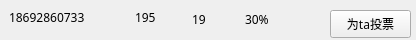
<?xml version="1.0" encoding="UTF-8"?>
<ui version="4.0">
 <class>userview</class>
 <widget class="QWidget" name="userview">
  <property name="geometry">
   <rect>
    <x>0</x>
    <y>0</y>
    <width>416</width>
    <height>40</height>
   </rect>
  </property>
  <property name="font">
   <font>
    <family>楷体</family>
   </font>
  </property>
  <property name="windowTitle">
   <string>Form</string>
  </property>
  <widget class="QLabel" name="phone">
   <property name="geometry">
    <rect>
     <x>9</x>
     <y>9</y>
     <width>101</width>
     <height>16</height>
    </rect>
   </property>
   <property name="text">
    <string>18692860733</string>
   </property>
  </widget>
  <widget class="QLabel" name="votes">
   <property name="geometry">
    <rect>
     <x>135</x>
     <y>9</y>
     <width>31</width>
     <height>16</height>
    </rect>
   </property>
   <property name="text">
    <string>195</string>
   </property>
  </widget>
  <widget class="QLabel" name="ranking">
   <property name="geometry">
    <rect>
     <x>192</x>
     <y>9</y>
     <width>21</width>
     <height>20</height>
    </rect>
   </property>
   <property name="text">
    <string>19</string>
   </property>
  </widget>
  <widget class="QLabel" name="percentage">
   <property name="geometry">
    <rect>
     <x>245</x>
     <y>9</y>
     <width>71</width>
     <height>20</height>
    </rect>
   </property>
   <property name="text">
    <string>30%</string>
   </property>
  </widget>
  <widget class="QPushButton" name="votebtn">
   <property name="geometry">
    <rect>
     <x>330</x>
     <y>10</y>
     <width>81</width>
     <height>28</height>
    </rect>
   </property>
   <property name="text">
    <string>为ta投票</string>
   </property>
  </widget>
 </widget>
 <resources/>
 <connections/>
</ui>
